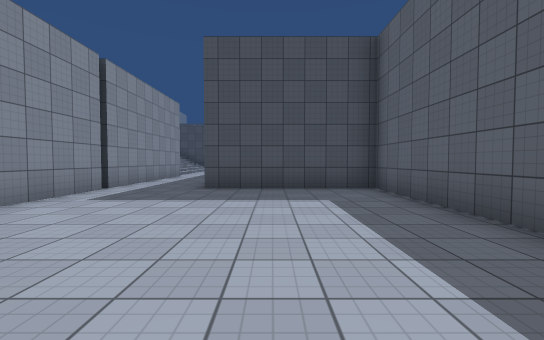
View 1 (above)

23 first-person views from a walk through a Unity game level. The camera is 1.3 m above the floor, tilts 2° down and sees 90° across. The floor is counted in squares, 2 m on a side. Each view is taken from the middle of a square. On the plan, view 1 faces up. The plan holds only what a view shows up to about 9 squares ahead; the rest is blank. The place goes on beyond the plan. Surface patterns are stand-ins for the level's own textures.

View 2
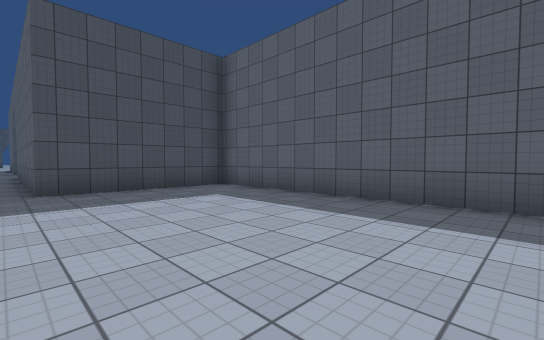

View 3
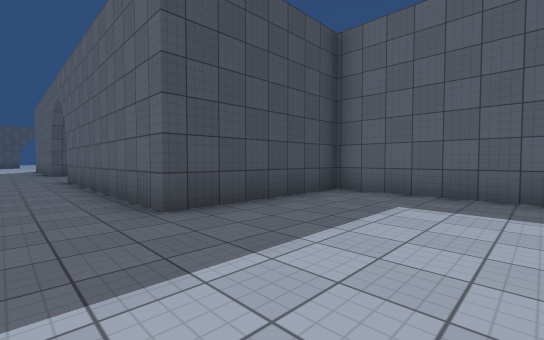

View 4
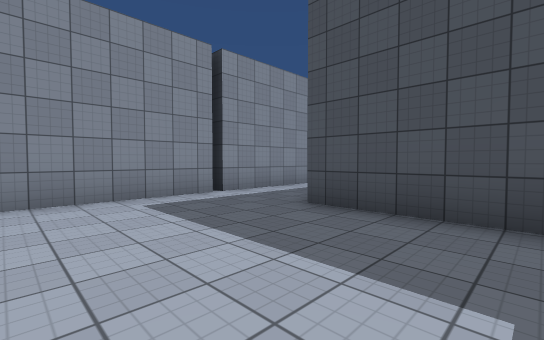

View 5
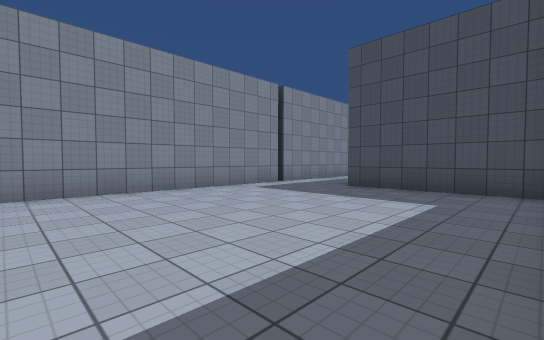

View 6
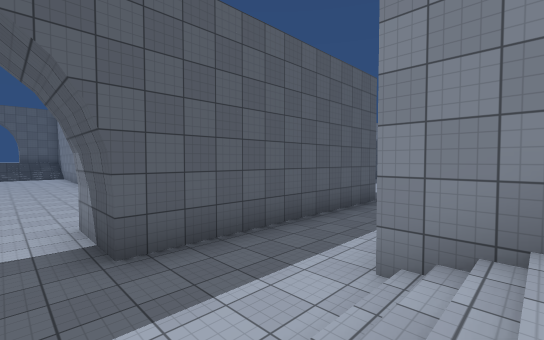

View 7
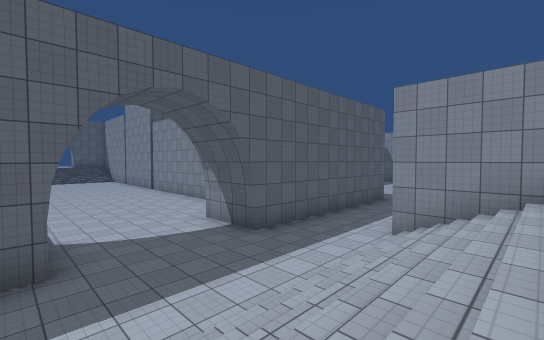

View 8
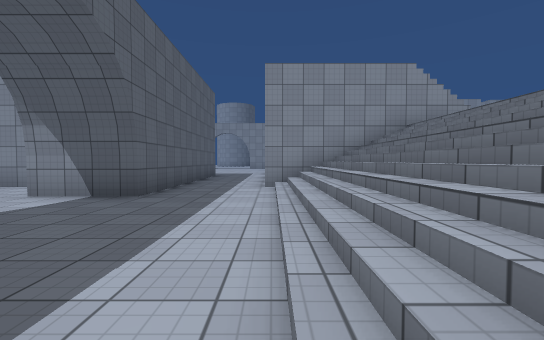

View 9
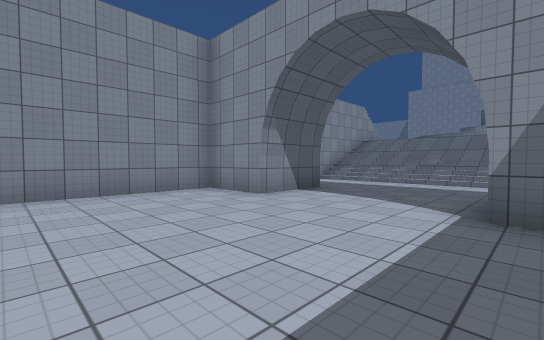

View 10
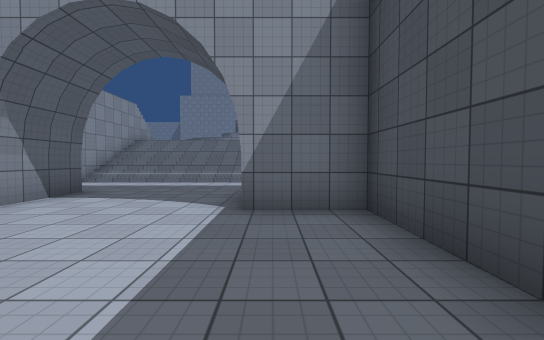

View 11
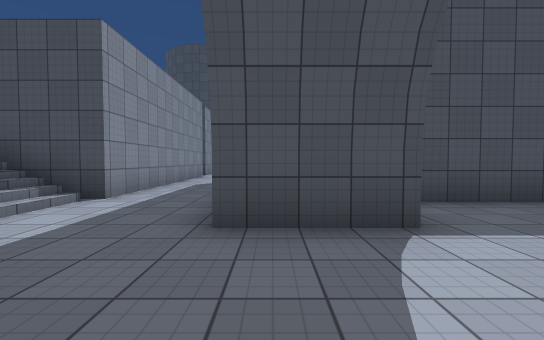

View 12
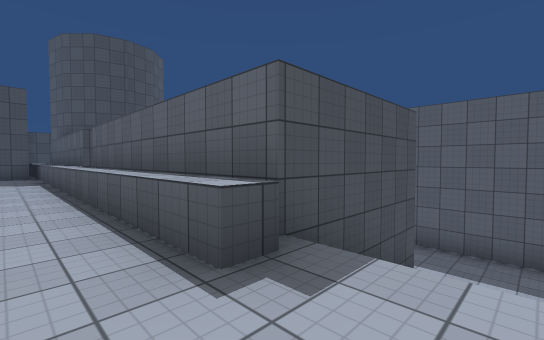

View 13
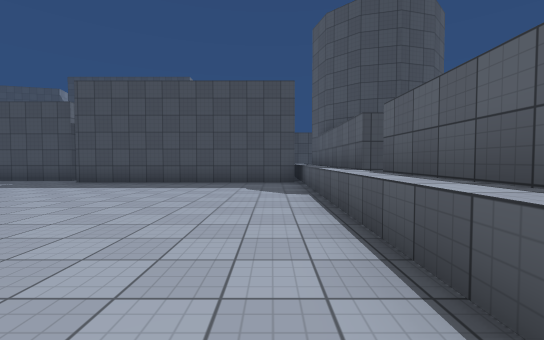

View 14
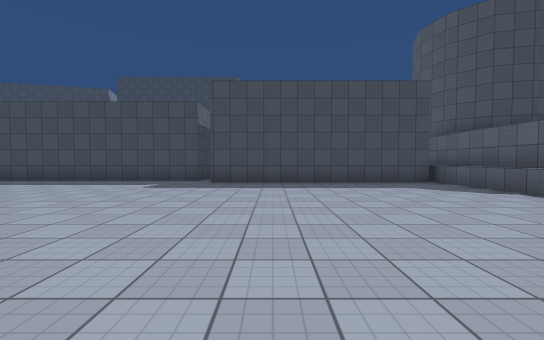

View 15
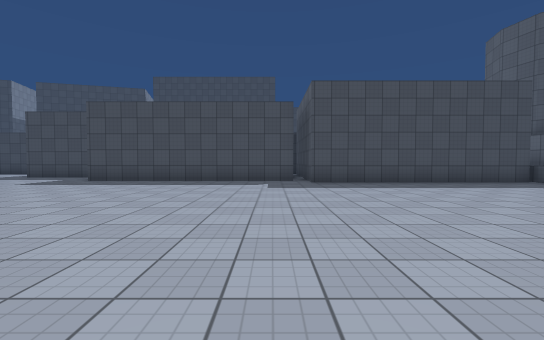

View 16
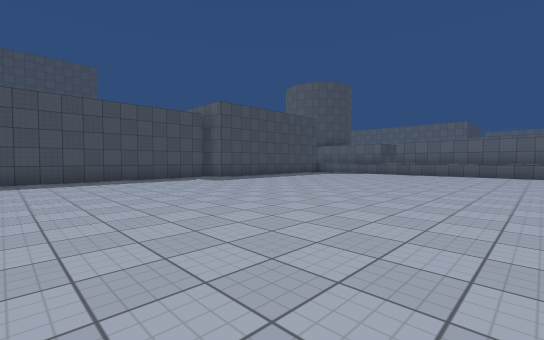

View 17
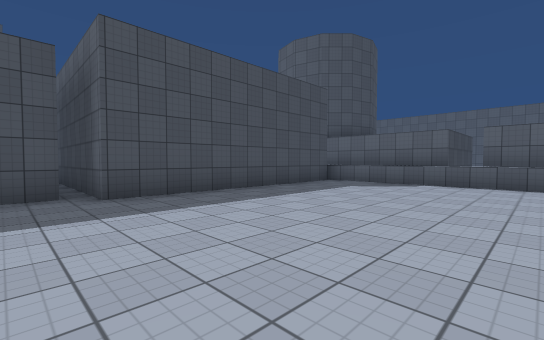

View 18
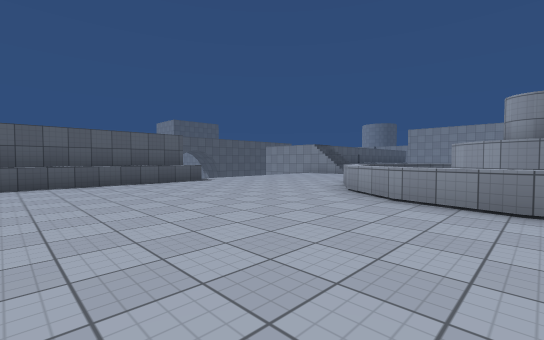

View 19
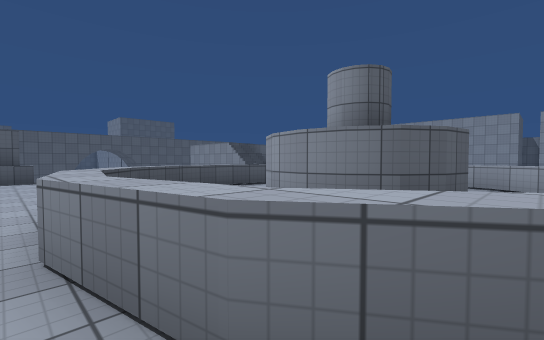

View 20
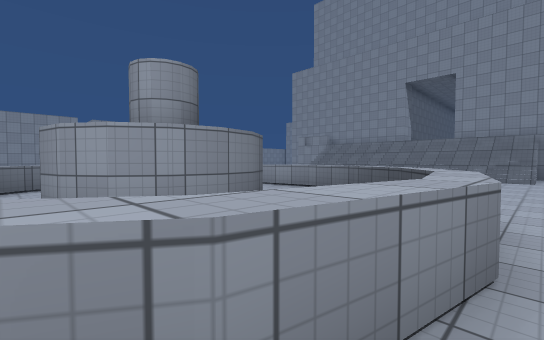

View 21
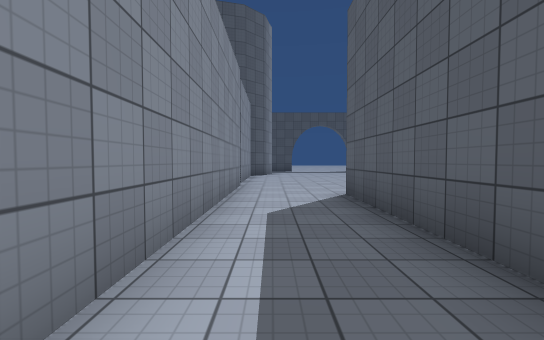

View 22
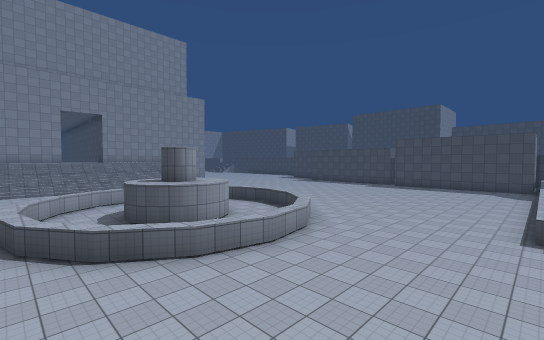

View 23
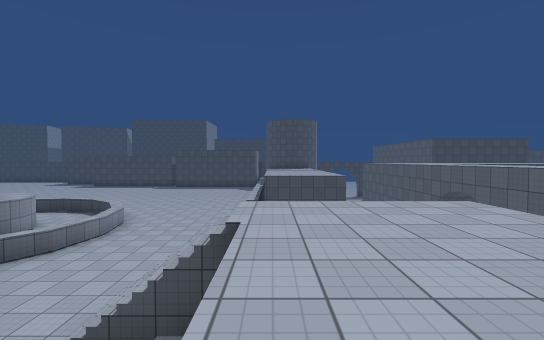

### Floor plan
Key: @ floor where view 1 was taken; # wall or solid block; . main floor; - floor 3 m lower than the main floor; : floor 3 m higher than the main floor; / step, stairs or slope; ^ raised ledge.
Columns run from 21 left of view 1 to 4 right of it. Each row starts with its distance up from view 1.
 34        #
 33        #
 32       .#
 31       .#
 30 ######.#     ^#
 29 .......######^#
 28 .............^#
 27 .............^#  #---
 26 .............^#  #---
 25 .............^#  #---
 24 .............^#  #---
 23 .............^#  #--#
 22 .............^#  #--#
 21 .............^#  #--#
 20 .............^#  #--#
 19  ............^####--#####
 18    ^^.^^....../ //--##---
 17   ^   ..^.....////--##----
 16   ^ ###. ^....////--------
 15   ..#### ^....////--------
 14   ^. ###.^....////--------
 13   ^.....^.... ////--##----
 12   .^...^^.... ////--##----
 11     ^^^.....//:::/--######
 10            .//:::/--#
  9              ^:::/--#
  8               :: /--#
  7               :  /--#####
  6                  #------#
  5                  #------#
  4                  #------#
  3                  #------#
  2                  #------#
  1                  #------#
  0                  #---@--#

Where each view was taken, in squares from view 1:
view 1: 0 up, 0 right, facing up
view 2: 0 up, 2 left, facing up-right
view 3: 3 up, 3 left, facing up-right
view 4: 3 up, 1 right, facing up-left
view 5: 0 up, 2 right, facing up-left
view 6: 14 up, 5 left, facing down-right
view 7: 17 up, 6 left, facing down-right
view 8: 18 up, 4 left, facing down
view 9: 17 up, 4 right, facing down-left
view 10: 17 up, 4 right, facing left
view 11: 14 up, 1 left, facing up
view 12: 17 up, 9 left, facing up-right
view 13: 21 up, 9 left, facing up
view 14: 21 up, 13 left, facing up
view 15: 21 up, 16 left, facing up
view 16: 20 up, 21 left, facing up-right
view 17: 24 up, 16 left, facing up-right
view 18: 23 up, 16 left, facing down-right
view 19: 19 up, 18 left, facing down-right
view 20: 19 up, 14 left, facing down-left
view 21: 18 up, 3 left, facing up
view 22: 11 up, 8 left, facing up-left
view 23: 7 up, 7 left, facing up
